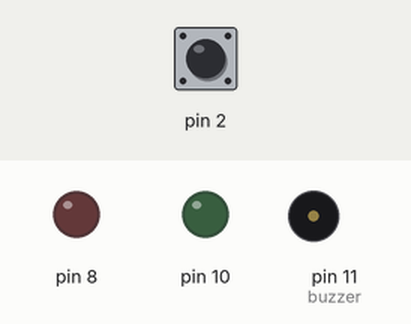
A sketch run on a simulated Arduino Uno, built with avr-gcc and run on an emulated ATmega328P. On the bench: output pins drawn as LEDs (lit = HIGH), buzzer (waves = sounding). Inputs (shaded band) come from the test bench; at power-on: pin 2 HIGH.

Above: at 1.2 s.
1.3 s: pin 2 pulled LOW for 0.15 s
At 2.6 s:
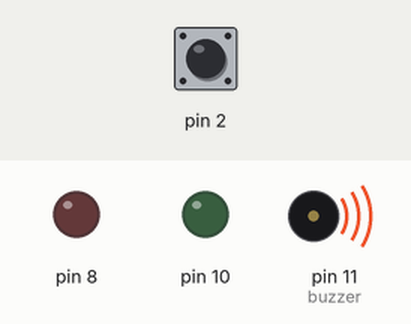
2.9 s: pin 2 pulled LOW for 3.2 s
At 3.2 s:
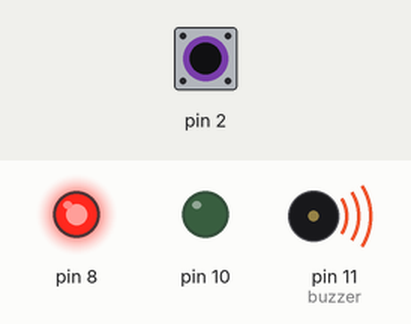
Timing chart, 0 to 7.6 s (numbered marks = the images above; inputs shaded):
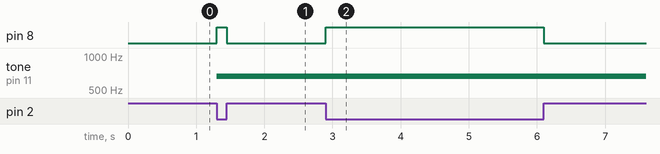

The sketch:

broken-buzzer.ino
```cpp
void setup() {
  pinMode(2, INPUT_PULLUP);
  pinMode(3, INPUT_PULLUP);
  pinMode(8, OUTPUT);
  pinMode(10, OUTPUT);
  pinMode(11, OUTPUT);
}

void loop() {
  int buttonState = digitalRead(2);

  if (buttonState == LOW) {
    digitalWrite(8, HIGH);
    tone(11, 660);
  } else {
    digitalWrite(8, LOW);

  }
}
```

Measured:
- after the input at 1.3 s, pin 8: LOW → HIGH at once, → LOW 0.15 s later; tone on pin 11 (buzzer): silent → 660 Hz at once
- after the input at 2.9 s, pin 8: LOW → HIGH at once, → LOW 3.2 s later
